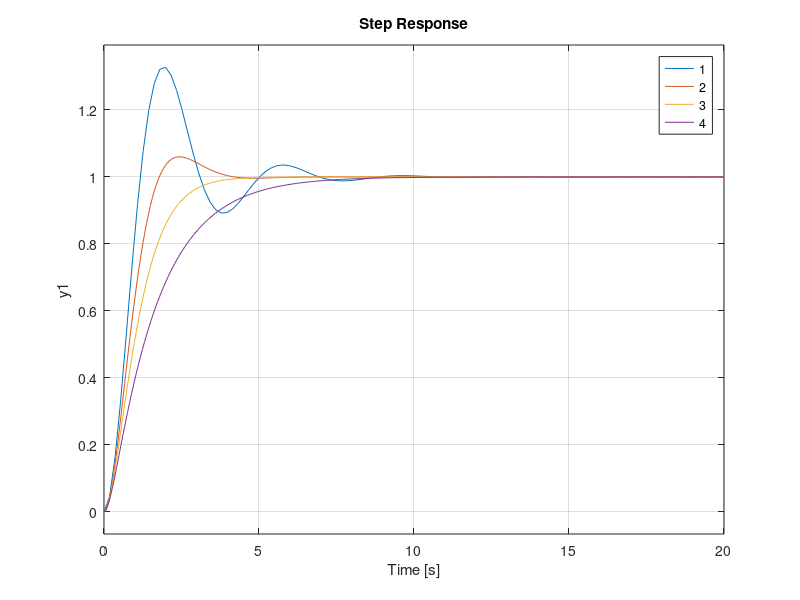
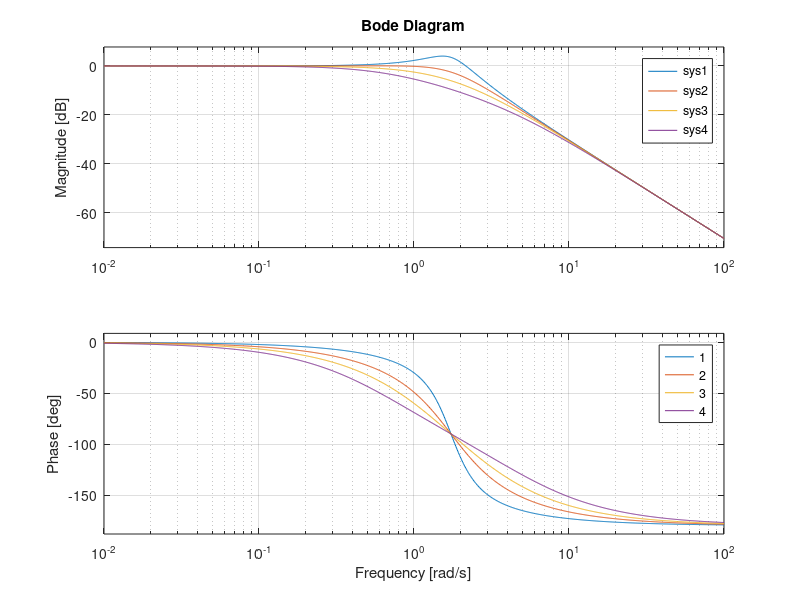
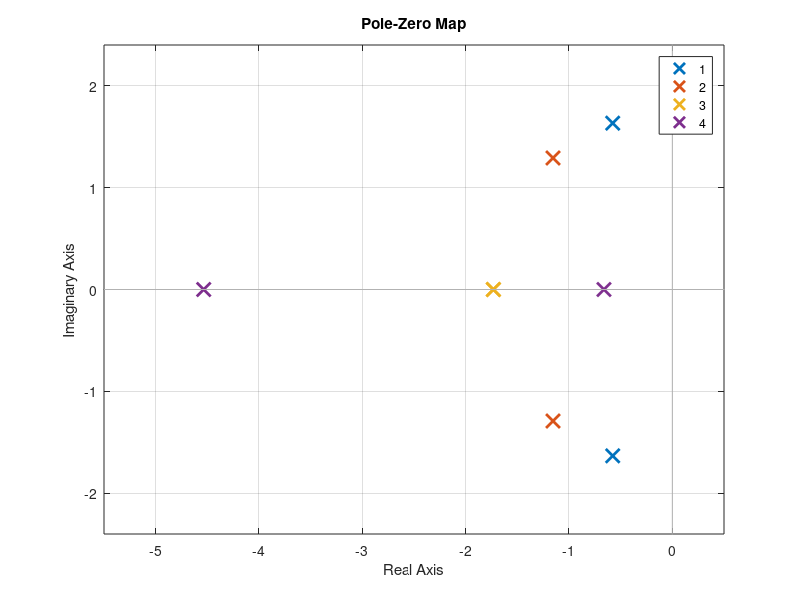

Recreate these plots in MATLAB, in order.
sys1 = tf(1, [1/3, 2/3/sqrt(3), 1]);
sys2 = tf(1, [1/3, 4/3/sqrt(3), 1]);
sys3 = tf(1, [1/3,   2/sqrt(3), 1]);
sys4 = tf(1, [1/3,18/6/sqrt(3), 1]);

figure;
step(sys1, sys2, sys3, sys4);
legend("1", "2", "3", "4");
grid on;

figure;
bode(sys1, sys2, sys3, sys4);
legend("1", "2", "3", "4");
grid on;

figure;
pzmap(sys1, sys2, sys3, sys4);
legend("1", "2", "3", "4");
grid on;
